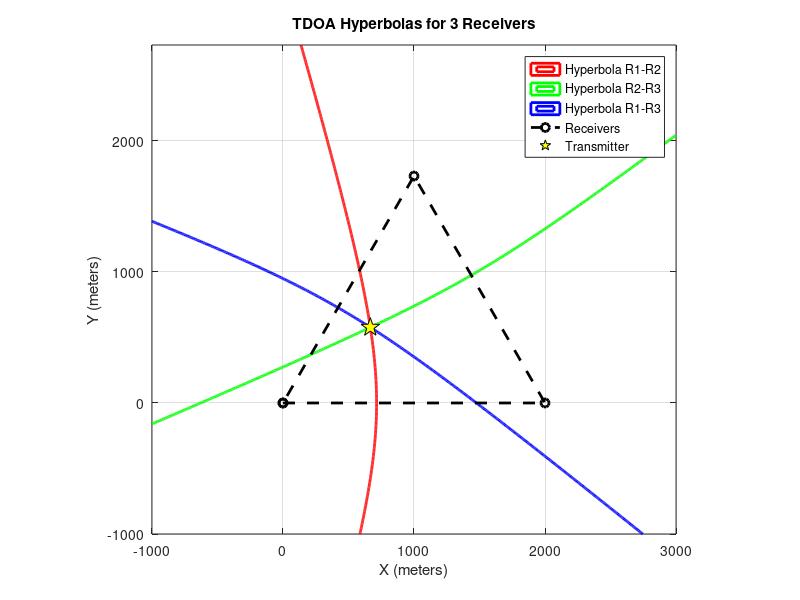

Recreate this plot in MATLAB.
a = 2000; % Side of equilateral triangle

% Receiver coordinates
R1 = [0, 0];
R2 = [a, 0];
R3 = [a/2, a*sqrt(3)/2];

% Transmitter (centroid)
Tx = [a/3, a*sqrt(3)/6];

% Calculate true TDOA distances
d1 = norm(R1 - Tx);
d2 = norm(R2 - Tx);
d3 = norm(R3 - Tx);

d12 = d1 - d2; % R1 to R2
d23 = d2 - d3; % R2 to R3
d13 = d1 - d3; % R1 to R3

% Grid for contour plot
x = linspace(-1000, a+1000, 600);
y = linspace(-1000, a*sqrt(3)/2+1000, 600);
[X, Y] = meshgrid(x, y);

% Hyperbola equations (no abs)
H12 = sqrt((X - R1(1)).^2 + (Y - R1(2)).^2) - sqrt((X - R2(1)).^2 + (Y - R2(2)).^2) - d12;
H23 = sqrt((X - R2(1)).^2 + (Y - R2(2)).^2) - sqrt((X - R3(1)).^2 + (Y - R3(2)).^2) - d23;
H13 = sqrt((X - R1(1)).^2 + (Y - R1(2)).^2) - sqrt((X - R3(1)).^2 + (Y - R3(2)).^2) - d13;

figure;
contour(X, Y, H12, [0 0], 'r', 'LineWidth', 2); hold on;
contour(X, Y, H23, [0 0], 'g', 'LineWidth', 2);
contour(X, Y, H13, [0 0], 'b', 'LineWidth', 2);

% Plot triangle and transmitter
plot([R1(1), R2(1), R3(1), R1(1)], [R1(2), R2(2), R3(2), R1(2)], 'ko--','LineWidth',2);
plot(Tx(1), Tx(2), 'kp', 'MarkerSize', 14, 'MarkerFaceColor', 'y');

legend('Hyperbola R1-R2','Hyperbola R2-R3','Hyperbola R1-R3','Receivers','Transmitter');
xlabel('X (meters)');
ylabel('Y (meters)');
title('TDOA Hyperbolas for 3 Receivers');
axis equal; grid on;
